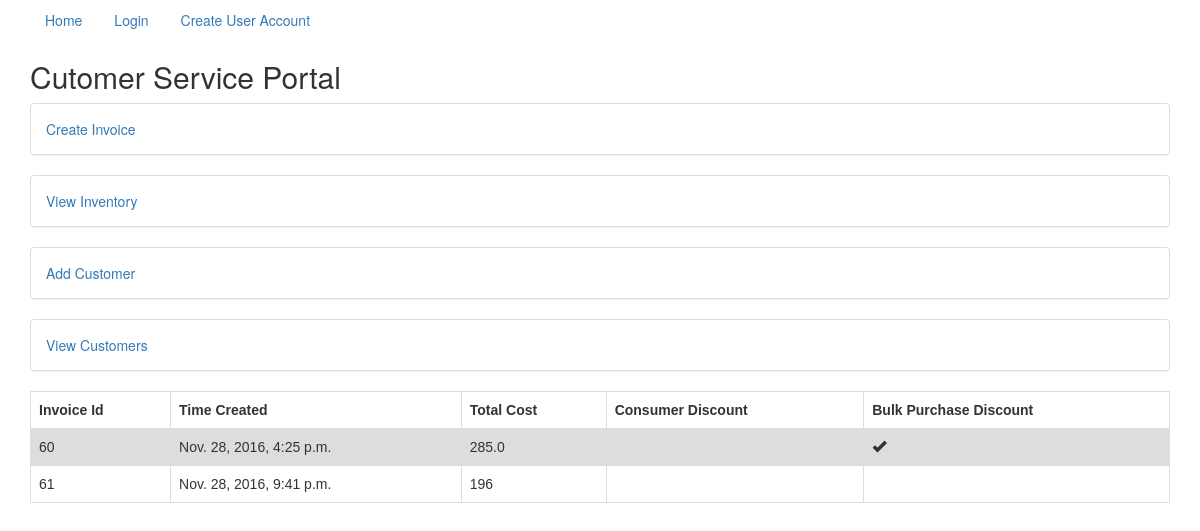
The page /customer_service/ on the database as committed earlier.
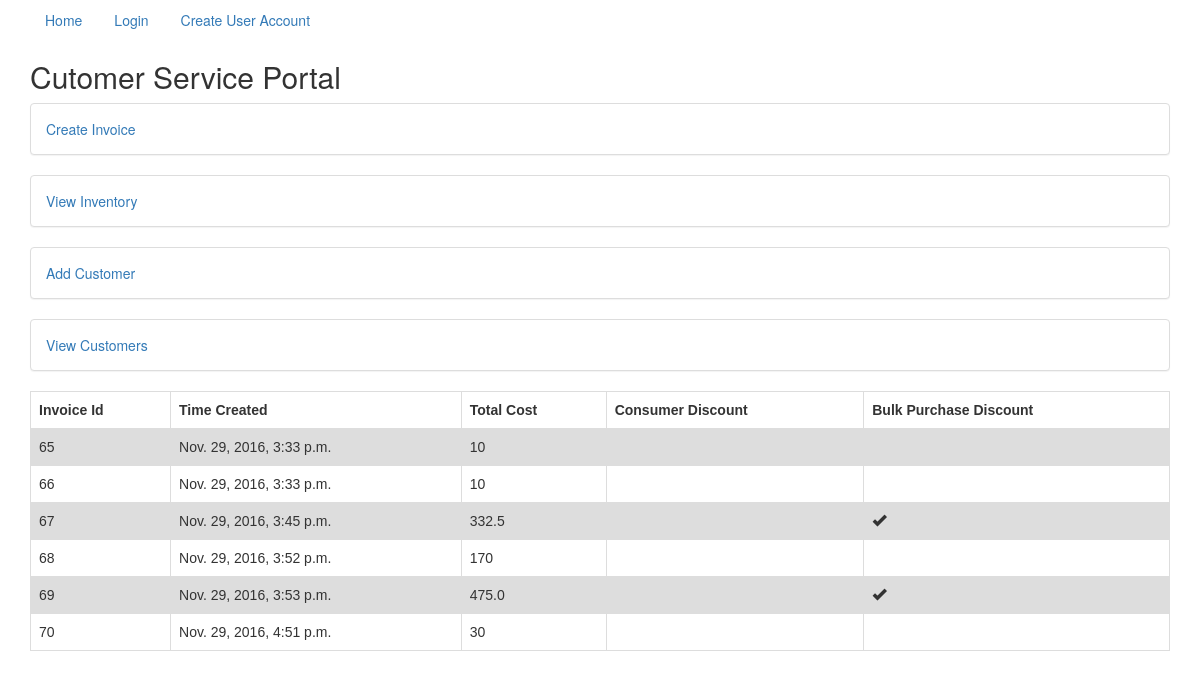
The same page on the database as committed later.
### app/models.py (models this page shows, shortened)
class Invoice(models.Model):
    delivery = models.BooleanField()
    customer = models.CharField(max_length=50)
    time_created = models.DateTimeField(auto_now_add=True)
    roaster_seen = models.BooleanField(default=False)
    production_seen = models.BooleanField(default=False)
    shipping_seen = models.BooleanField(default=False)
    roaster_complete = models.BooleanField(default=False)
    production_complete = models.BooleanField(default=False)
    shipping_complete = models.BooleanField(default=False)
    @property
    def discount_rate(self):
        items = OrderItem.objects.filter(invoice=self)
        customer = retrieve_customer(self.customer)
        bulk_discount = 0
        costumer_discount = 0
        condition1 =  sum([int(order_item.amount) * int(order_item.quantity) for order_item in items ]) > 400 #ounces
        condition2 = customer.note == "Discount"
        if condition1 or condition2:
            if condition1:
                bulk_discount = .05
            if condition2:
                costumer_discount = .10
            return (bulk_discount + costumer_discount)
        else:
            return 0
    @property
    def bulk_discount(self):
        items = OrderItem.objects.filter(invoice=self)
        return sum([int(order_item.amount) * int(order_item.quantity) for order_item in items ]) > 400
    @property
    def customer_discount(self):
        customer = retrieve_customer(self.customer)
        return customer.note == "Discount"
    @property
    def total_cost(self):
        items = OrderItem.objects.filter(invoice=self)
        items_total = sum([order_item.total_cost for order_item in items])
        return items_total - (items_total * self.discount_rate)

class OrderItem(models.Model):
    GRIND = [
    ("whole bean", "WB" ),
    ("fine", "#3"),
    ("standard", "#7"),
    ("coarse", "#10")
    ]
    SIZE = [
    ("12oz","12oz"),
    ("1lbs", "1lbs"),
    ("5lbs", "5lbs")
    ]
    invoice = models.ForeignKey(Invoice)
    item = models.CharField(max_length=100)
    quantity = models.PositiveIntegerField()
    amount = models.CharField(max_length=20, choices=SIZE)
    grind = models.CharField(max_length=20, choices=GRIND)
    @property
    def total_cost(self):
        if self.amount == "12":
            return int(self.quantity) * int(InventoryItem.objects.get(name=self.item).price_12_oz)
        elif self.amount == "16":
            return int(self.quantity) * int(InventoryItem.objects.get(name=self.item).price_1_lbs)
        elif self.amount == "80":
            return int(self.quantity) * int(InventoryItem.objects.get(name=self.item).price_5_lbs)

class InventoryItem(models.Model):
    name = models.CharField(max_length=40, unique=True)
    picture = models.FileField()
    price_12_oz = models.FloatField()
    price_1_lbs = models.FloatField()
    price_5_lbs = models.FloatField()

### app/views.py (the view)
# urls.py: url(r'^customer_service/$', CustomerServiceTemplateView.as_view(), name="customer_service_view"),
class CustomerServiceTemplateView(TemplateView):
    template_name = "customer_service.html"
    def get_context_data(self, **kwargs):
        object_list = Invoice.objects.all()
        context = {'invoices': object_list}
        return context

### app/square_functions.py (called while the page is built)
def retrieve_customer(customer_id):
    api_instance = CustomerApi()
    api_response = api_instance.retrieve_customer(access_token, customer_id)
    return api_response.customer

### templates/customer_service.html (shortened to what this page needs)
{% extends 'base.html' %}
{% block content %}
<div class="container">
  <h2>Cutomer Service Portal</h2>
</div>
<div class="container">
<div class="panel panel-default">
  <div class="panel-body">
    <a href="{% url 'order_form_view' %}">Create Invoice</a>
  </div>
</div>
<div class="panel panel-default">
  <div class="panel-body">
    <a href="{% url 'inventory_list_view' %}">View Inventory</a>
  </div>
</div>
<div class="panel panel-default">
  <div class="panel-body">
    <a href="{% url 'customer_form_view' %}">Add Customer</a>
  </div>
</div>
<div class="panel panel-default">
  <div class="panel-body">
    <a href="{% url 'customer_list_view' %}">View Customers</a>
  </div>
</div>
</div>
<div class="container">
<table>
  <tr>
    <th>Invoice Id</th>
    <th>Time Created</th>
    <th>Total Cost</th>
    <th>Consumer Discount</th>
    <th>Bulk Purchase Discount</th>
  </tr>
  {% for invoice in invoices %}
  <tr>
    <td>{{invoice.id}} </td>
    <td> {{invoice.time_created}}</td>
    <td> {{invoice.total_cost}}</td>
    <td>
    </td>
    <td>
      {% if invoice.bulk_discount %}
        <span class="glyphicon glyphicon-ok" aria-hidden="true"></span>
          {% endif %}
    </td>
  </tr>
  {% endfor %}
</table>
</div>
{% endblock %}

Rows that differ between the two databases and show on the page:
removed Invoice: id "60", time_created "Nov. 28, 2016, 4:25 p.m.", total_cost "285.0"
removed Invoice: id "61", time_created "Nov. 28, 2016, 9:41 p.m.", total_cost "196"
added Invoice: id "65", time_created "Nov. 29, 2016, 3:33 p.m.", total_cost "10"
added Invoice: id "66", time_created "Nov. 29, 2016, 3:33 p.m.", total_cost "10"
added Invoice: id "67", time_created "Nov. 29, 2016, 3:45 p.m.", total_cost "332.5"
added Invoice: id "68", time_created "Nov. 29, 2016, 3:52 p.m.", total_cost "170"
added Invoice: id "69", time_created "Nov. 29, 2016, 3:53 p.m.", total_cost "475.0"
added Invoice: id "70", time_created "Nov. 29, 2016, 4:51 p.m.", total_cost "30"
